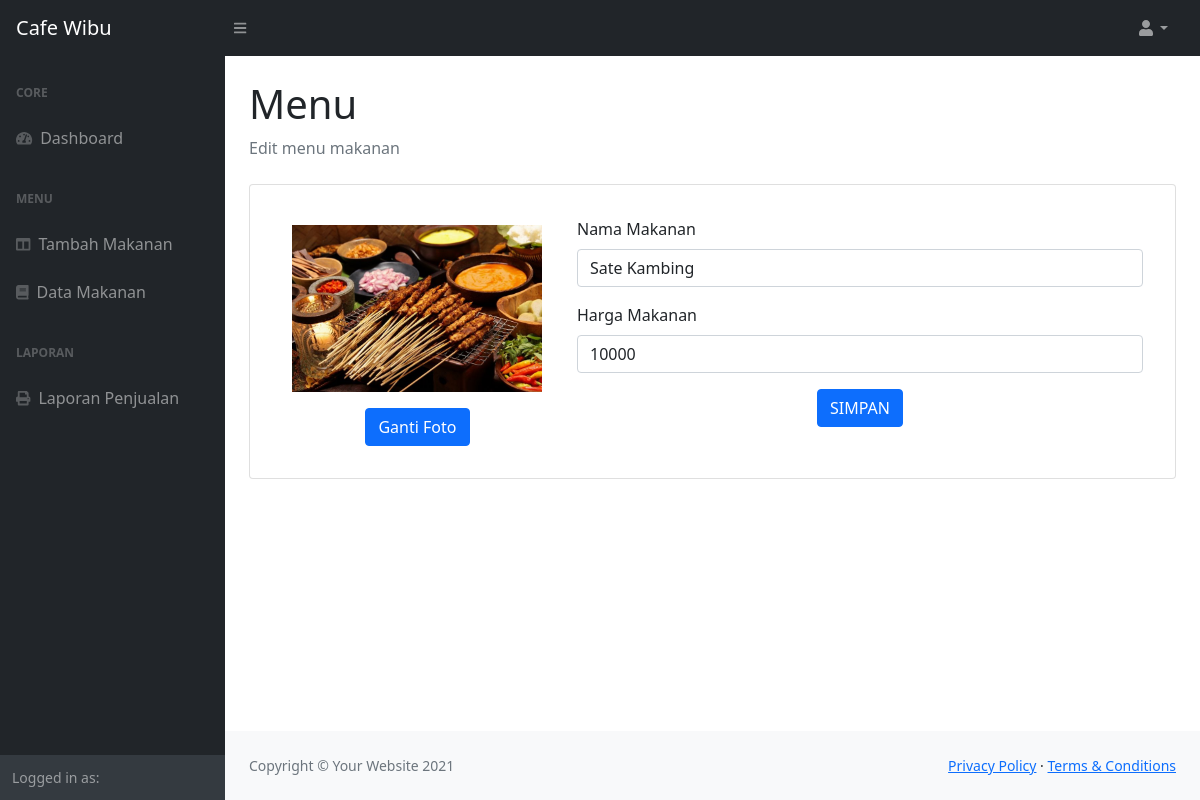
Page /menu/edit/1 on the committed database.
### tables this page shows
CREATE TABLE `menu` (
  `id` int(11) NOT NULL,
  `nama` varchar(250) NOT NULL,
  `harga` bigint(20) NOT NULL,
  `status` varchar(11) NOT NULL,
  `foto` varchar(255) NOT NULL
);

### application/controllers/Menu.php (called while the page is built, shortened)
<?php
class Menu extends CI_Controller
{
    public function __construct()
    {
        $this->load->library('form_validation');
        $this->load->model('menu_model');
    }
    public function edit($id)
    {
        $data['makanan'] = $this->menu_model->getMakananById($id);
        $this->load->view('menu/edit', $data);
    }
}

### index.php (called while the page is built, shortened)
<?php
require_once BASEPATH.'core/CodeIgniter.php';

### application/models/Menu_model.php (called while the page is built, shortened)
<?php
class Menu_model extends CI_Model
{
    public function getMakananById($id)
    {
        return $this->db->get_where('menu', ['id' => $id])->row();
    }
}

### application/views/menu/edit.php (the view, shortened to what this page needs)
<div class="container-fluid px-4">
    <h1 class="mt-4">Menu</h1>
    <ol class="breadcrumb mb-4">
        <li class="breadcrumb-item active">Edit menu makanan</li>
    </ol>
    <div class="card p-3">
        <div class="card-body">
            <div class="row">
                <div class="col-4">
                    <div class="text-center mt-2">
                        <img width="250px" src="<?= base_url('assets/foto/' . $makanan->foto) ?>" alt="">
                        <button data-bs-toggle="modal" data-bs-target="#foto" class="mt-3 btn btn-primary">Ganti Foto</button>
                    </div>
                </div>
                <div class="col-8">
                    <form method="post" action="<?= base_url('menu/updateMenu') ?>">
                        <div class="mb-3">
                            <label for="nama" class="form-label">Nama Makanan</label>
                            <input name="nama" value="<?= $makanan->nama ?>" type="text" class="form-control" id="nama" placeholder="Masukan nama makanan">
                        </div>
                        <div class="mb-3">
                            <label for="harga" class="form-label">Harga Makanan</label>
                            <input name="harga" value="<?= $makanan->harga ?>" type="number" class="form-control" id="harga" placeholder="Masukan harga makanan">
                        </div>
                        <div class="text-center">
                            <button type="submit" class="btn btn-primary">SIMPAN</button>
                        </div>
                    </form>
                </div>
            </div>
        </div>
    </div>
</div>

### rows in the picture
menu: foto (picture), nama "Sate Kambing", harga "10000"
